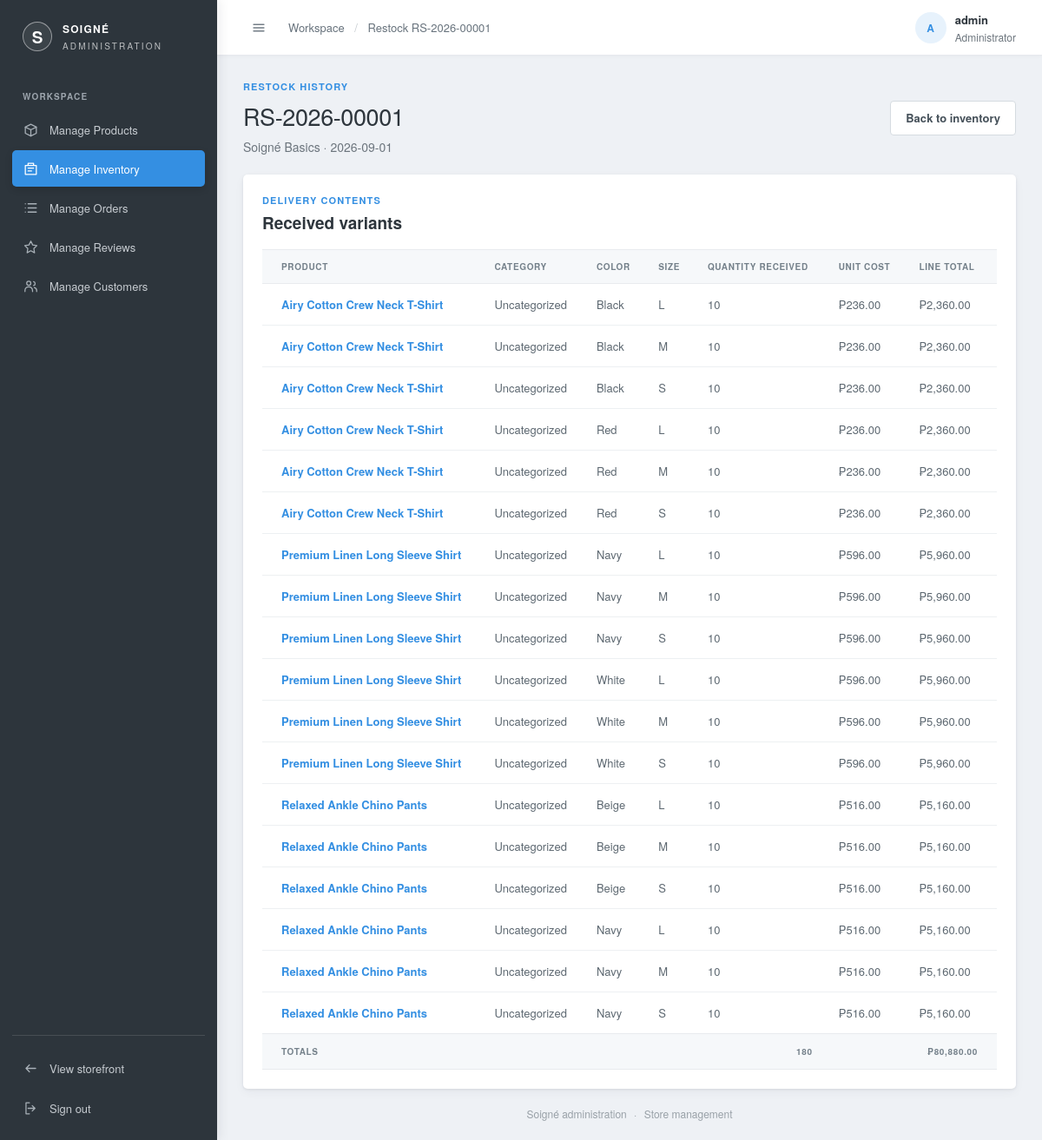
/admin/manage-inventory/view.php?id=1 (signed in), run on an earlier commit of the app's database.
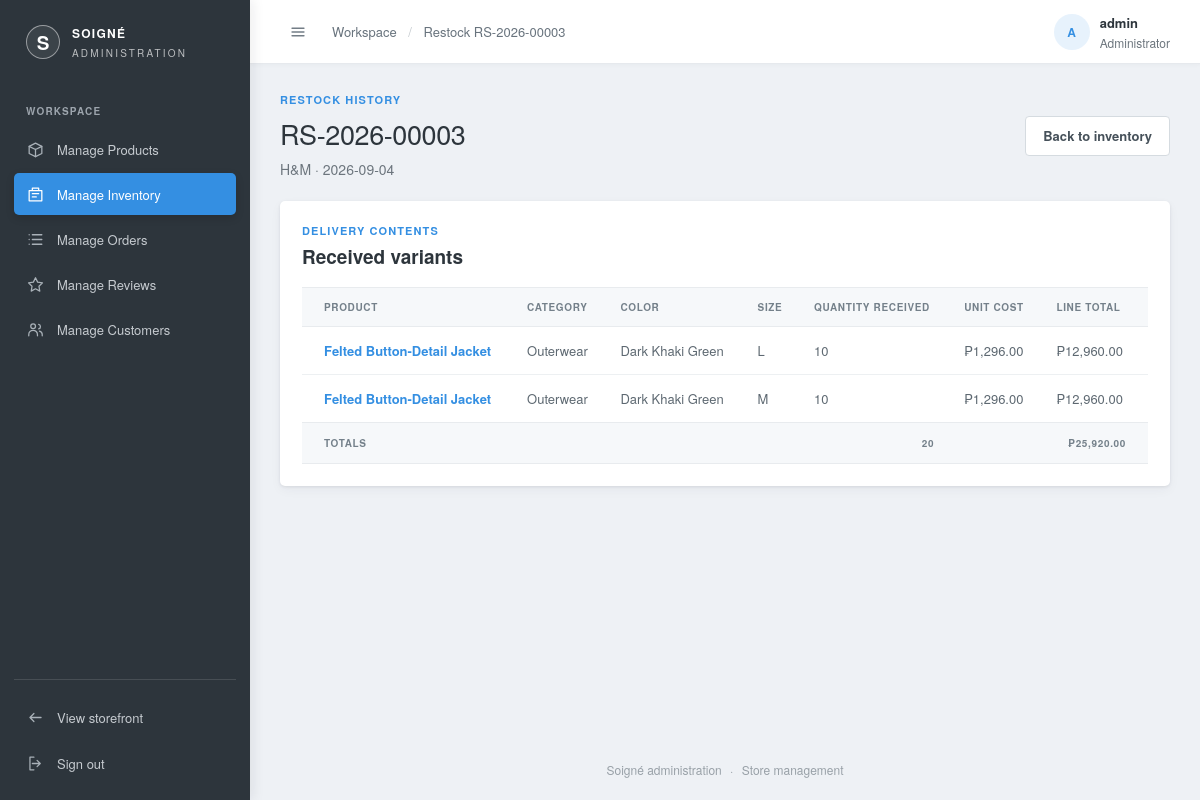
And on a later commit of the database.
### tables this page shows
CREATE TABLE restocks (
  restock_id   INT AUTO_INCREMENT PRIMARY KEY,
  batch_number VARCHAR(20) NULL UNIQUE,           
  supplier_id  INT NOT NULL,
  restock_date DATE NOT NULL,
  FOREIGN KEY (supplier_id) REFERENCES suppliers(supplier_id)
);

CREATE TABLE suppliers (
  supplier_id INT AUTO_INCREMENT PRIMARY KEY,
  name        VARCHAR(120) NOT NULL UNIQUE,
  image       VARCHAR(255) NULL
);

CREATE TABLE restock_items (
  restock_item_id INT AUTO_INCREMENT PRIMARY KEY,
  restock_id      INT NOT NULL,
  variant_id      INT NOT NULL,
  quantity        INT NOT NULL,
  unit_cost       DECIMAL(10,2) NOT NULL,
  FOREIGN KEY (restock_id) REFERENCES restocks(restock_id),
  FOREIGN KEY (variant_id) REFERENCES product_variants(variant_id),
  UNIQUE KEY uniq_restock_item (restock_id, variant_id)
);

CREATE TABLE products (
  product_id  INT AUTO_INCREMENT PRIMARY KEY,
  supplier_id INT NOT NULL,
  name        VARCHAR(150)  NOT NULL,
  category_id INT NULL,
  department  ENUM('men','women','kids') NOT NULL DEFAULT 'men',
  price       DECIMAL(10,2) NOT NULL,
  description TEXT,
  created_at  DATETIME DEFAULT CURRENT_TIMESTAMP,
  INDEX idx_department (department),
  INDEX idx_products_category_id (category_id),
  FOREIGN KEY (supplier_id) REFERENCES suppliers(supplier_id),
  FOREIGN KEY (category_id) REFERENCES categories(category_id)
    ON UPDATE CASCADE
    ON DELETE SET NULL
);

CREATE TABLE product_colors (
  product_color_id INT AUTO_INCREMENT PRIMARY KEY,
  product_id       INT         NOT NULL,
  color            VARCHAR(80) NOT NULL,
  image            VARCHAR(255),
  FOREIGN KEY (product_id) REFERENCES products(product_id),
  UNIQUE KEY uniq_product_color (product_id, color)
);

CREATE TABLE product_variants (
  variant_id       INT AUTO_INCREMENT PRIMARY KEY,
  product_color_id INT         NOT NULL,
  size             VARCHAR(20) NOT NULL,
  stock            INT         NOT NULL DEFAULT 0,
  FOREIGN KEY (product_color_id) REFERENCES product_colors(product_color_id),
  UNIQUE KEY uniq_variant (product_color_id, size)
);

### admin/manage-inventory/view.php (the view, shortened to what the changed rows need)
<?php
require_once("../includes/bootstrap.php");
$restock_id = (int)($_GET['id'] ?? 0);
$restock_result = mysqli_query($conn,
    "SELECT r.restock_id, r.batch_number, r.restock_date, s.name AS supplier_name
     FROM restocks r
     JOIN suppliers s ON s.supplier_id = r.supplier_id
     WHERE r.restock_id = $restock_id"
);
$restock = mysqli_fetch_assoc($restock_result);
$items_result = mysqli_query($conn,
    "SELECT p.name AS product_name, COALESCE(c.name, 'Uncategorized') AS category_name,
            pc.color, v.size, ri.quantity, ri.unit_cost,
            ri.quantity * ri.unit_cost AS line_total
     FROM restock_items ri
     JOIN product_variants v ON v.variant_id = ri.variant_id
     JOIN product_colors pc ON pc.product_color_id = v.product_color_id
     JOIN products p ON p.product_id = pc.product_id
     LEFT JOIN categories c ON c.category_id = p.category_id
     WHERE ri.restock_id = $restock_id
     ORDER BY p.name, pc.color, v.size"
);
$items = mysqli_fetch_all($items_result, MYSQLI_ASSOC);
$total_cost = 0.0;
$total_units = 0;
foreach ($items as $item) {
    $total_cost += (float)$item['line_total'];
    $total_units += (int)$item['quantity'];
}
$admin_page_title = 'Restock ' . ($restock['batch_number'] ?? '');
include("../includes/header.php");
?>
<section class="admin-page-heading">
  <div><p class="admin-eyebrow">RESTOCK HISTORY</p><h1><?php echo htmlspecialchars($restock['batch_number'] ?? 'Restock details'); ?></h1><p><?php echo htmlspecialchars($restock['supplier_name']); ?> · <?php echo htmlspecialchars($restock['restock_date']); ?></p></div>
</section>
<section class="manage-panel inventory-detail-panel">
  <div class="manage-panel-heading"><div><p class="admin-eyebrow">DELIVERY CONTENTS</p><h2>Received variants</h2></div></div>
  <?php if ($items) { ?>
    <div class="admin-table-wrap"><table class="admin-table">
      <thead><tr><th>Product</th><th>Category</th><th>Color</th><th>Size</th><th>Quantity received</th><th>Unit cost</th><th>Line total</th></tr></thead>
      <tbody><?php foreach ($items as $item) { ?>
        <tr>
          <td class="order-number"><?php echo htmlspecialchars($item['product_name']); ?></td>
          <td><?php echo htmlspecialchars($item['category_name']); ?></td>
          <td><?php echo htmlspecialchars($item['color']); ?></td>
          <td><?php echo htmlspecialchars($item['size']); ?></td>
          <td><?php echo number_format((int)$item['quantity']); ?></td>
          <td><?php echo '₱' . number_format($item['unit_cost'], 2); ?></td>
          <td><?php echo '₱' . number_format($item['line_total'], 2); ?></td>
        </tr>
      <?php } ?></tbody>
      <tfoot><tr><th colspan="4">Totals</th><th><?php echo number_format($total_units); ?></th><th></th><th><?php echo '₱' . number_format($total_cost, 2); ?></th></tr></tfoot>
    </table></div>
  <?php } else { ?><p class="manage-empty">This restock has no recorded variant lines.</p><?php } ?>
</section>
<?php include("../includes/footer.php"); ?>

### admin/includes/header.php (shortened to what the changed rows need)
<?php
$admin_page_title = $admin_page_title ?? 'Admin';
?>
<!DOCTYPE html>
<html lang="en">
<head>
  <link rel="stylesheet" href="<?php echo BASE_URL; ?>admin/styles/admin.css?v=<?php echo filemtime(APP_ROOT . '/admin/styles/admin.css'); ?>">
  <link rel="stylesheet" href="<?php echo BASE_URL; ?>admin/styles/manage.css?v=<?php echo filemtime(APP_ROOT . '/admin/styles/manage.css'); ?>">
</head>
<body class="admin-dashboard-body">
  <div class="admin-app">
    <main class="admin-main">
      <header class="admin-topbar">
        <div class="admin-topbar-start">
          <label class="admin-sidebar-toggle" for="admin-sidebar-toggle" aria-label="Toggle sidebar">
            <svg viewBox="0 0 24 24" aria-hidden="true"><path d="M4 7h16M4 12h16M4 17h16"></path></svg>
          </label>
          <div class="admin-breadcrumb">Workspace <span>/</span> <?php echo htmlspecialchars($admin_page_title); ?></div>
        </div>
      </header>
      <div class="admin-content">

What changed in the data, as far as the page shows it:
removed restock_items: products.name "Airy Cotton Crew Neck T-Shirt", category_name "Uncategorized", product_colors.color "Black", variant.size "S", quantity "10", unit_cost "236.00", line_total "2,360.00"
removed restock_items: products.name "Airy Cotton Crew Neck T-Shirt", category_name "Uncategorized", product_colors.color "Red", variant.size "L", quantity "10", unit_cost "236.00", line_total "2,360.00"
removed restock_items: products.name "Airy Cotton Crew Neck T-Shirt", category_name "Uncategorized", product_colors.color "Red", variant.size "M", quantity "10", unit_cost "236.00", line_total "2,360.00"
removed restock_items: products.name "Airy Cotton Crew Neck T-Shirt", category_name "Uncategorized", product_colors.color "Red", variant.size "S", quantity "10", unit_cost "236.00", line_total "2,360.00"
removed restock_items: products.name "Premium Linen Long Sleeve Shirt", category_name "Uncategorized", product_colors.color "Navy", variant.size "L", quantity "10", unit_cost "596.00", line_total "5,960.00"
removed restock_items: products.name "Premium Linen Long Sleeve Shirt", category_name "Uncategorized", product_colors.color "Navy", variant.size "M", quantity "10", unit_cost "596.00", line_total "5,960.00"
removed restock_items: products.name "Premium Linen Long Sleeve Shirt", category_name "Uncategorized", product_colors.color "Navy", variant.size "S", quantity "10", unit_cost "596.00", line_total "5,960.00"
removed restock_items: products.name "Premium Linen Long Sleeve Shirt", category_name "Uncategorized", product_colors.color "White", variant.size "L", quantity "10", unit_cost "596.00", line_total "5,960.00"
removed restock_items: products.name "Premium Linen Long Sleeve Shirt", category_name "Uncategorized", product_colors.color "White", variant.size "M", quantity "10", unit_cost "596.00", line_total "5,960.00"
removed restock_items: products.name "Premium Linen Long Sleeve Shirt", category_name "Uncategorized", product_colors.color "White", variant.size "S", quantity "10", unit_cost "596.00", line_total "5,960.00"
removed restock_items: products.name "Relaxed Ankle Chino Pants", category_name "Uncategorized", product_colors.color "Beige", variant.size "L", quantity "10", unit_cost "516.00", line_total "5,160.00"
removed restock_items: products.name "Relaxed Ankle Chino Pants", category_name "Uncategorized", product_colors.color "Beige", variant.size "M", quantity "10", unit_cost "516.00", line_total "5,160.00"
removed restock_items: products.name "Relaxed Ankle Chino Pants", category_name "Uncategorized", product_colors.color "Beige", variant.size "S", quantity "10", unit_cost "516.00", line_total "5,160.00"
removed restock_items: products.name "Relaxed Ankle Chino Pants", category_name "Uncategorized", product_colors.color "Navy", variant.size "L", quantity "10", unit_cost "516.00", line_total "5,160.00"
removed restock_items: products.name "Relaxed Ankle Chino Pants", category_name "Uncategorized", product_colors.color "Navy", variant.size "M", quantity "10", unit_cost "516.00", line_total "5,160.00"
removed restock_items: products.name "Relaxed Ankle Chino Pants", category_name "Uncategorized", product_colors.color "Navy", variant.size "S", quantity "10", unit_cost "516.00", line_total "5,160.00"
changed restocks: batch_number "RS-2026-00001" → "RS-2026-00003"; supplier.name "Soigné Basics" → "H&M"; restock_date "2026-09-01" → "2026-09-04"
changed restock_items (number 1 of 2 on the later page): products.name "Airy Cotton Crew Neck T-Shirt" → "Felted Button-Detail Jacket"; category_name "Uncategorized" → "Outerwear"; product_colors.color "Black" → "Dark Khaki Green"; unit_cost "236.00" → "1,296.00"; line_total "2,360.00" → "12,960.00"
changed restock_items (number 2 of 2 on the later page): products.name "Airy Cotton Crew Neck T-Shirt" → "Felted Button-Detail Jacket"; category_name "Uncategorized" → "Outerwear"; product_colors.color "Black" → "Dark Khaki Green"; unit_cost "236.00" → "1,296.00"; line_total "2,360.00" → "12,960.00"
Also different on the page:
$admin_page_title: "Restock RS-2026-00001" → "Restock RS-2026-00003"
$total_units: "180" → "20"
$total_cost: "80,880.00" → "25,920.00"
